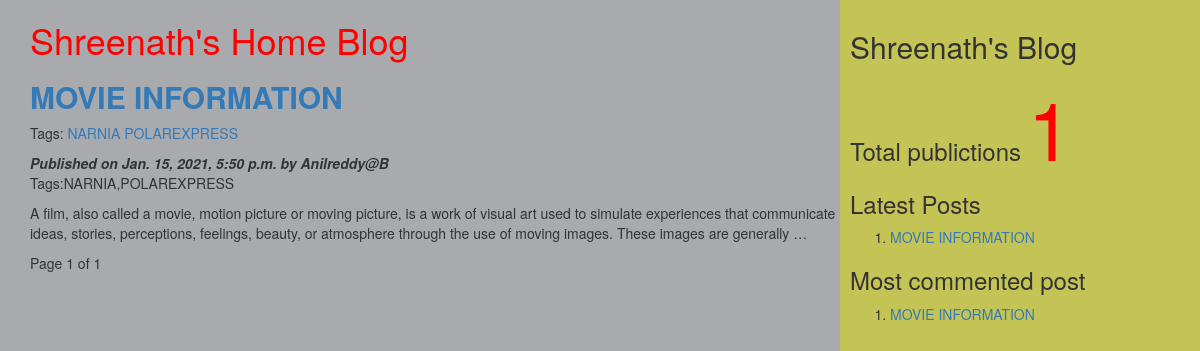
The page / on the database its author committed.
### myApp/models.py (models this page shows, shortened)
class Post(models.Model):
          tags=TaggableManager()
          STATUS_CHOICES=(('draft','Draft'),('published','Published'))
          title=models.CharField(max_length=256)
          slug=models.SlugField(max_length=264,unique_for_date='publish')
          author=models.ForeignKey(User,related_name='blog_posts',on_delete= models.CASCADE)
          body=models.TextField()
          publish=models.DateTimeField(default=timezone.now)
          created=models.DateTimeField(auto_now_add=True)
          updated=models.DateTimeField(auto_now=True)
          status= models.CharField(max_length=10,choices=STATUS_CHOICES,default='draft')
          objects=CustomManager()
          class Meta:
                ordering=('-publish',)
          def get_absolute_url(self):
                return reverse('post_detail',args=[self.publish.year,self.publish.strftime('%m'),self.publish.strftime('%d'),self.slug])

### myApp/views.py (the view)
# urls.py: url(r'^$',views.post_list_view),
def post_list_view(request,tag_slug=None):
    post_list=Post.objects.all()
    tag=None
    if tag_slug:
        tag=get_object_or_404(Tag,slug=tag_slug)#provided slug
        post_list=post_list.filter(tags__in=[tag])
    paginator=Paginator(post_list,2) #step1
    page_number=request.GET.get('page') #step2
    try:
       post_list=paginator.page(page_number) #step2
    except PageNotAnInteger:
       post_list=paginator.page(1) #step 3
    except EmptyPage:
      post_list=paginator.page(paginator.num_pages) #step 4
    d={'post_list':post_list,'tag':tag}
    return render(request,'myApp/post_list.html',d)

### myApp/models.py (called while the page is built)
    def get_queryset(self):
        return super().get_queryset().filter(status='published')

### myApp/templatetags/mytags.py (called while the page is built)
@register.simple_tag
def total_posts():
    return Post.objects.count()

@register.inclusion_tag('myApp/latest_post.html')
def show_latest_posts(count=3):
    latest_posts=Post.objects.order_by('-publish')[:count]
    return {'latest_posts':latest_posts}

@register.simple_tag
def get_most_commented_posts(count=2):
    return Post.objects.annotate(total_comments=Count('comments')).order_by('-total_comments')[:count]

### templates/myApp/post_list.html (shortened to what this page needs)
<html>
    {%extends 'myApp/parent.html'%}
        {%block content_block%}
        <h1 style="color:red">Shreenath's Home Blog</h1>
        {%for post in post_list%}
        <a href="{{post.get_absolute_url}}"><h2><b>{{post.title}}</b></h2></a>
         <p>Tags:
              {%for t in post.tags.all%}
              <a href="{%url "post_list_by_tag_name" t.slug%}">{{t.name}}</a>
               {%endfor%}
          </p>
        <i><b>Published on {{post.publish}} by {{post.author|title}}</b></i>
        <p>Tags:{{post.tags.all|join:','}}</p>
        {{post.body|truncatewords:40|linebreaks}}
        {%endfor%}
        {%include 'myApp/pagination.html' with page=post_list%}
        {%endblock%}

### templates/myApp/parent.html (shortened to what this page needs)
<html>
{%load mytags%}
    <head>
        <link rel="stylesheet" href="https://maxcdn.bootstrapcdn.com/bootstrap/3.3.7/css/bootstrap.min.css">
    </head>
    <body>
        <div class="content" style="width:70%;float:left;background-color:a8aaad;height:300%;padding:0 0 0 30px">
              {%block content_block%}
              {%endblock%}
        </div>
        <div class="sidebar" style="width:30%;float:right;background-color:#c4c456;height:300%;padding:10px">
            <h2>Shreenath's Blog</h2>
            <h3>Total publictions
              <span style="color:red;font-size:80px">
              {%total_posts%}</span>
              <h3>Latest Posts</h3>
              {% show_latest_posts 2 %}
              <h3>Most commented post</h3>
              {%get_most_commented_posts as m%}
              <ol>
                {%for post in m%}
                <li><a href="{{post.get_absolute_url}}">{{post.title}}</a></li>
                {%endfor%}
              </ol>
            </h3>
        </div>
    </body>
</html>

### templates/myApp/pagination.html (shortened to what this page needs)
<!DOCTYPE html>
<html lang="en" dir="ltr">
  <body>
     <div class="paginator">
      <span>Page {{page.number}} of {{page.paginator.num_pages}}</span>&nbsp&nbsp
     </div>
  </body>
</html>

### templates/myApp/latest_post.html
<!DOCTYPE html>
<html lang="en" dir="ltr">
  <body>
    <ol>
    {%for post in latest_posts%}
    <li><a href="{{post.get_absolute_url}}">{{post.title}}</a></li>
    {%endfor%}
    </ol>
  </body>
</html>

### rows shown on the page
Post: title "MOVIE INFORMATION", publish "Jan. 15, 2021, 5:50 p.m.", author "Anilreddy@B", tags.all "NARNIA,POLAREXPRESS", body "A film, also called a movie, motion picture or moving picture, is a work of visual art used to simulate experiences that communicate ideas, stories, perceptions, feelings, beauty, or atmosphere through the use of moving images. These images are generally …"
Tag: name "NARNIA"
Tag: name "POLAREXPRESS"

### other values the page prints
{{ page.number }} "1"
{{ page.paginator.num_pages }} "1"
